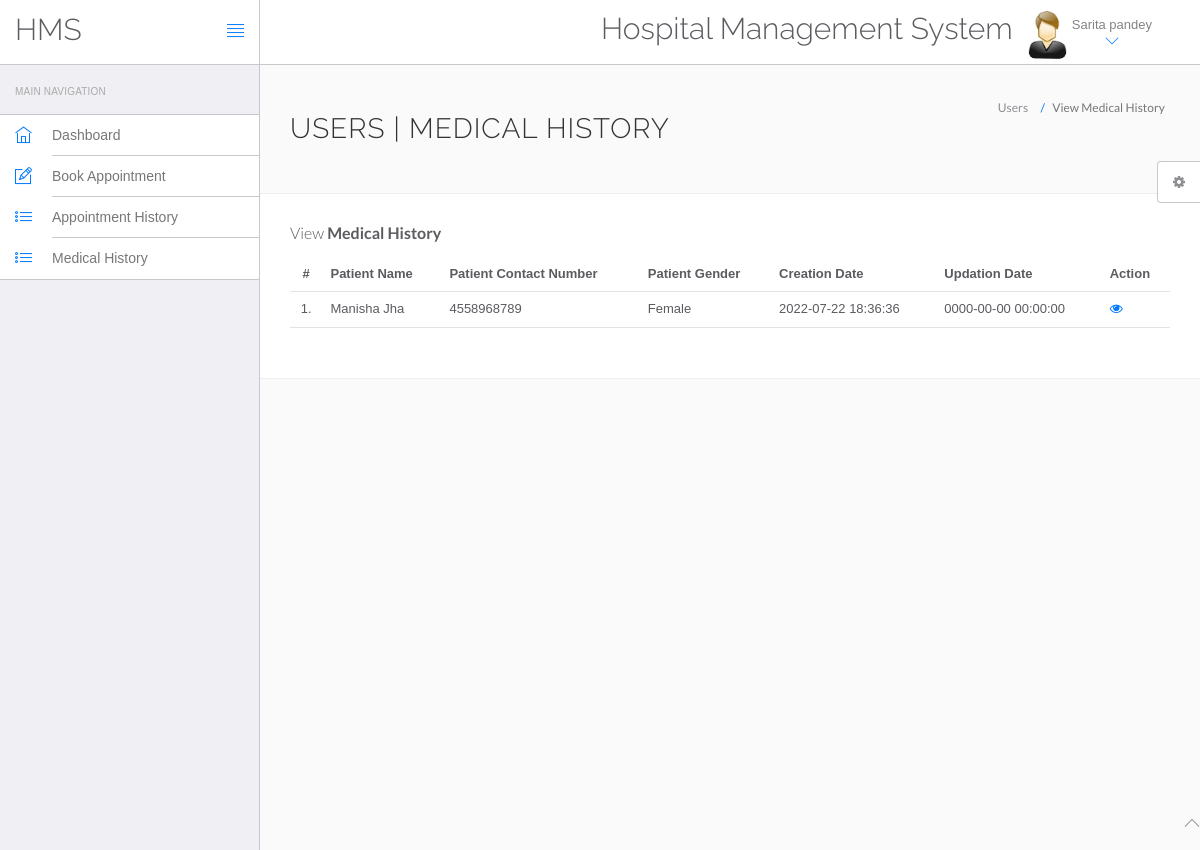
/hospital/hms/manage-medhistory.php (signed in), run on the app's committed database.
### tables this page shows
CREATE TABLE `users` (
  `id` int(11) NOT NULL,
  `fullName` varchar(255) DEFAULT NULL,
  `address` longtext DEFAULT NULL,
  `city` varchar(255) DEFAULT NULL,
  `gender` varchar(255) DEFAULT NULL,
  `email` varchar(255) DEFAULT NULL,
  `password` varchar(255) DEFAULT NULL,
  `regDate` timestamp NULL DEFAULT current_timestamp(),
  `updationDate` timestamp NULL DEFAULT NULL ON UPDATE current_timestamp()
);

CREATE TABLE `tblpatient` (
  `ID` int(10) NOT NULL,
  `Docid` int(10) DEFAULT NULL,
  `PatientName` varchar(200) DEFAULT NULL,
  `PatientContno` bigint(10) DEFAULT NULL,
  `PatientEmail` varchar(200) DEFAULT NULL,
  `PatientGender` varchar(50) DEFAULT NULL,
  `PatientAdd` mediumtext DEFAULT NULL,
  `PatientAge` int(10) DEFAULT NULL,
  `PatientMedhis` mediumtext DEFAULT NULL,
  `CreationDate` timestamp NULL DEFAULT current_timestamp(),
  `UpdationDate` timestamp NULL DEFAULT NULL ON UPDATE current_timestamp()
);

### hospital/hms/manage-medhistory.php (the view, shortened to what this page needs)
<?php
include('include/config.php');
?>
<!DOCTYPE html>
<html lang="en">
	<head>
		<link rel="stylesheet" href="vendor/bootstrap/css/bootstrap.min.css">
		<link rel="stylesheet" href="vendor/fontawesome/css/font-awesome.min.css">
		<link rel="stylesheet" href="vendor/themify-icons/themify-icons.min.css">
		<link href="vendor/animate.css/animate.min.css" rel="stylesheet" media="screen">
		<link href="vendor/perfect-scrollbar/perfect-scrollbar.min.css" rel="stylesheet" media="screen">
		<link href="vendor/switchery/switchery.min.css" rel="stylesheet" media="screen">
		<link href="vendor/bootstrap-touchspin/jquery.bootstrap-touchspin.min.css" rel="stylesheet" media="screen">
		<link href="vendor/select2/select2.min.css" rel="stylesheet" media="screen">
		<link href="vendor/bootstrap-datepicker/bootstrap-datepicker3.standalone.min.css" rel="stylesheet" media="screen">
		<link href="vendor/bootstrap-timepicker/bootstrap-timepicker.min.css" rel="stylesheet" media="screen">
		<link rel="stylesheet" href="assets/css/styles.css">
		<link rel="stylesheet" href="assets/css/plugins.css">
		<link rel="stylesheet" href="assets/css/themes/theme-1.css" id="skin_color" />
	</head>
	<body>
		<div id="app">
<?php include('include/sidebar.php');?>
<div class="app-content">
<?php include('include/header.php');?>
<div class="main-content" >
<div class="wrap-content container" id="container">
<section id="page-title">
<div class="row">
<div class="col-sm-8">
<h1 class="mainTitle">Users | Medical History</h1>
</div>
<ol class="breadcrumb">
<li>
<span>Users</span>
</li>
<li class="active">
<span>View Medical History</span>
</li>
</ol>
</div>
</section>
<div class="container-fluid container-fullw bg-white">
<div class="row">
<div class="col-md-12">
<h5 class="over-title margin-bottom-15">View <span class="text-bold">Medical History</span></h5>
<table class="table table-hover" id="sample-table-1">
<thead>
<tr>
<th class="center">#</th>
<th>Patient Name</th>
<th>Patient Contact Number</th>
<th>Patient Gender </th>
<th>Creation Date </th>
<th>Updation Date </th>
<th>Action</th>
</tr>
</thead>
<tbody>
<?php
$uid=$_SESSION['id'];
$sql=mysqli_query($con,"select tblpatient.* from tblpatient join users on users.email=tblpatient.PatientEmail where users.id='$uid'");
$cnt=1;
while($row=mysqli_fetch_array($sql))
{
?>
<tr>
<td class="center"><?php echo $cnt;?>.</td>
<td class="hidden-xs"><?php echo $row['PatientName'];?></td>
<td><?php echo $row['PatientContno'];?></td>
<td><?php echo $row['PatientGender'];?></td>
<td><?php echo $row['CreationDate'];?></td>
<td><?php echo $row['UpdationDate'];?>
</td>
<td>
<a href="view-medhistory.php?viewid=<?php echo $row['ID'];?>"><i class="fa fa-eye"></i></a>
</td>
</tr>
<?php
$cnt=$cnt+1;
 }?></tbody>
</table>
</div>
</div>
</div>
</div>
</div>
</div>
</div>
	<?php include('include/footer.php');?>
	<?php include('include/setting.php');?>
	</body>
</html>

### hospital/hms/include/header.php (shortened to what this page needs)
<header class="navbar navbar-default navbar-static-top">
					<div class="navbar-header">
						<a class="navbar-brand" href="#">
							<h2 style="padding-top:20% ">HMS</h2>
						</a>
						<a href="#" class="sidebar-toggler pull-right visible-md visible-lg" data-toggle-class="app-sidebar-closed" data-toggle-target="#app">
							<i class="ti-align-justify"></i>
						</a>
					</div>
					<div class="navbar-collapse collapse">
						<ul class="nav navbar-right">
								<li  style="padding-top:2% ">
								<h2>Hospital Management System</h2>
							</li>
							<li class="dropdown current-user">
								<a href class="dropdown-toggle" data-toggle="dropdown">
									<img src="assets/images/images.jpg"> <span class="username">
									<?php $query=mysqli_query($con,"select fullName from users where id='".$_SESSION['id']."'");
while($row=mysqli_fetch_array($query))
{
	echo $row['fullName'];
}
									?> <i class="ti-angle-down"></i></i></span>
								</a>
							</li>
						</ul>
					</div>
				</header>

### hospital/hms/assets/css/themes/theme-1.css (style rules this page uses)
body { background: #FAFAFA; }
header .navbar-header { background: #ffffff !important; border-right-color: #c8c7cc !important; border-bottom-color: #c8c7cc !important; }
header .navbar-header .sidebar-toggler, header .navbar-header .sidebar-mobile-toggler { color: #007aff !important; }
header .navbar-header .navbar-brand { color: #777 !important; }
header .navbar-collapse { background: #ffffff !important; border-bottom-color: #c8c7cc !important; box-shadow: none !important; }
header .navbar-collapse .navbar-right > li > a { color: #777; }
header .navbar-collapse .navbar-right > li > a i { color: #007aff !important; }

### data on the page
users: fullName "Sarita pandey"
tblpatient: PatientName "Manisha Jha", PatientContno "4558968789", PatientGender "Female", CreationDate "2022-07-22 18:36:36", UpdationDate "0000-00-00 00:00:00"
